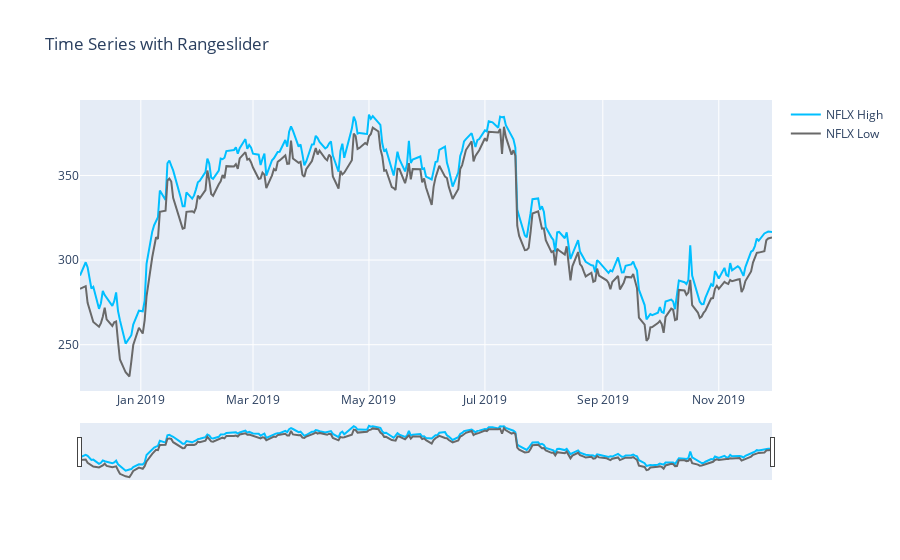

Notebook cell for this chart:
### Code cell
fig = go.Figure()

fig.add_trace(go.Scatter(x=df.Date, y=df['High'], name="NFLX High", line_color='deepskyblue'))
fig.add_trace(go.Scatter(x=df.Date, y=df['Low'], name="NFLX Low", line_color='dimgray'))

fig.update_layout(title_text='Time Series with Rangeslider', xaxis_rangeslider_visible=True)

fig.show()

### Figure 1 — Plotly figure (JSON) as saved in the notebook; plotly's stock layout.template omitted (floating-point values rounded to 4 significant figures; data arrays with more than 128 entries replaced by an {"elided": "..."} marker saying what was removed)
{"data": [{"line": {"color": "deepskyblue"}, "name": "NFLX High", "type": "scatter", "x": {"elided": "251 str values"}, "y": {"elided": "251 float values"}}, {"line": {"color": "dimgray"}, "name": "NFLX Low", "type": "scatter", "x": {"elided": "251 str values"}, "y": {"elided": "251 float values"}}], "layout": {"title": {"text": "Time Series with Rangeslider"}, "xaxis": {"rangeslider": {"visible": true}}}}
